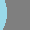

This game map was drawn from its Tiled (.tmx) file and the tilesets committed beside it. A one-line description and the trimmed map source follow:
An orthogonal 1x1 tile map with 30x30 px tiles, 1 tile layer (块层 1).

<map version="1.0" orientation="orthogonal" renderorder="right-down" width="1" height="1" tilewidth="30" tileheight="30">
 <tileset firstgid="1" name="zhangaiwu02" tilewidth="30" tileheight="30">
  <image source="zhangaiwu02.png" trans="fff0d8" width="60" height="90" />
 </tileset>
 <layer name="块层 1" width="1" height="1">
  <data>[1 cells, 1 non-empty, 1 distinct tile ids]</data>
 </layer>
</map>
